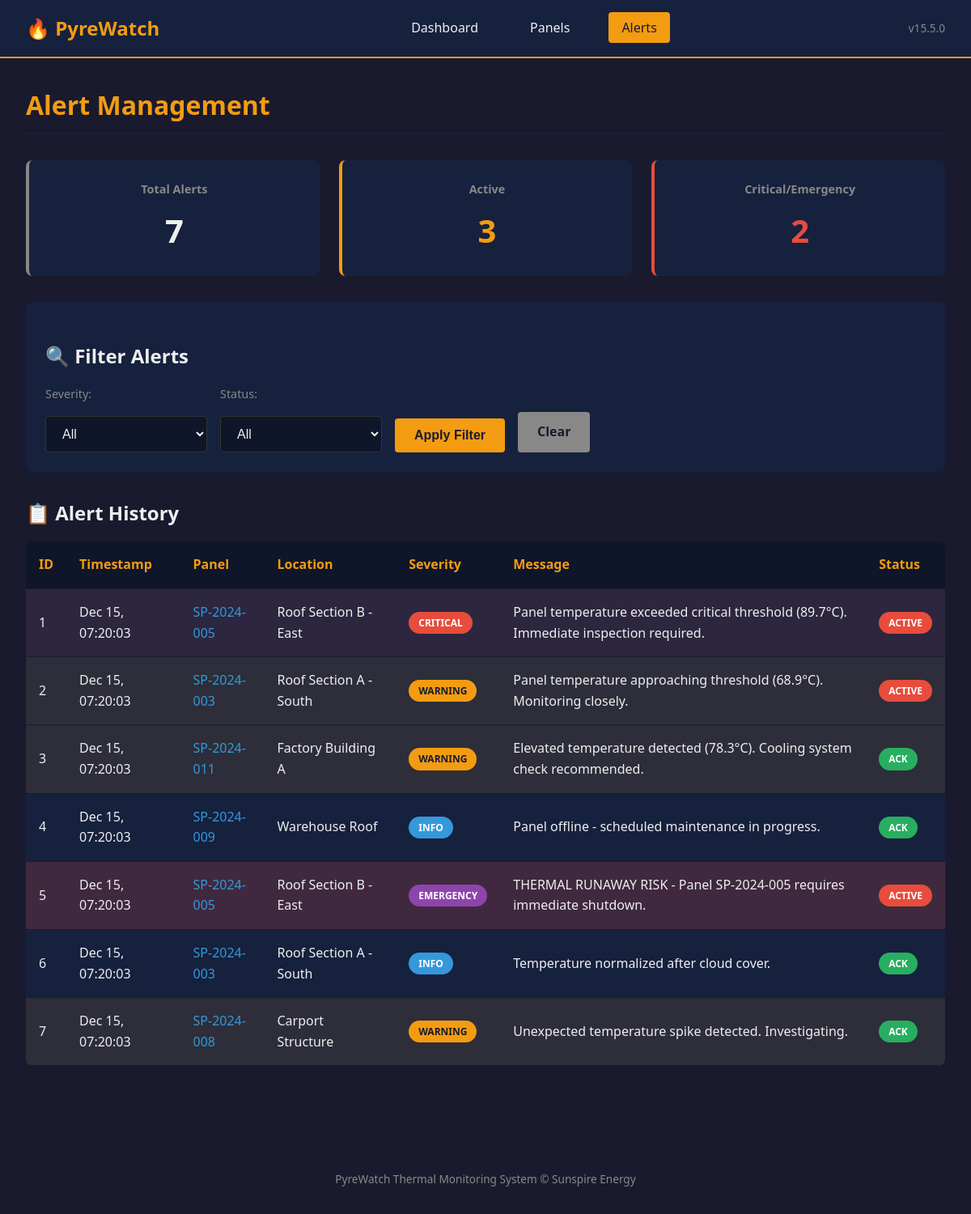
Screenshot of /alerts.php with the database file from the repository.
### tables this page shows
CREATE TABLE alerts (
    alert_id INT PRIMARY KEY AUTO_INCREMENT,
    panel_id INT,
    timestamp TIMESTAMP DEFAULT CURRENT_TIMESTAMP,
    severity ENUM('info', 'warning', 'critical', 'emergency') DEFAULT 'info',
    message TEXT,
    acknowledged BOOLEAN DEFAULT FALSE,
    FOREIGN KEY (panel_id) REFERENCES panels(panel_id)
);

CREATE TABLE panels (
    panel_id INT PRIMARY KEY AUTO_INCREMENT,
    serial_number VARCHAR(50) NOT NULL,
    location VARCHAR(200),
    install_date DATE,
    current_temp DECIMAL(5,2),
    threshold_temp DECIMAL(5,2) DEFAULT 85.00,
    status ENUM('normal', 'warning', 'critical', 'offline') DEFAULT 'normal',
    last_updated TIMESTAMP DEFAULT CURRENT_TIMESTAMP ON UPDATE CURRENT_TIMESTAMP
);

### alerts.php (the view, shortened to what this page needs)
<?php
$conn = getDbConnection();
$query = "SELECT a.*, p.serial_number, p.location FROM alerts a JOIN panels p ON a.panel_id = p.panel_id";
$query .= " ORDER BY a.timestamp DESC LIMIT 50";
$alerts = $conn->query($query);
$stats = $conn->query("
    SELECT
        COUNT(*) as total,
        SUM(CASE WHEN acknowledged = FALSE THEN 1 ELSE 0 END) as active,
        SUM(CASE WHEN severity = 'critical' OR severity = 'emergency' THEN 1 ELSE 0 END) as critical
    FROM alerts
")->fetch_assoc();
?>
<!DOCTYPE html>
<html lang="en">
<head>
    <link rel="stylesheet" href="style.css">
</head>
<body>
    <nav class="navbar">
        <div class="nav-brand">🔥 <?php echo SITE_NAME; ?></div>
        <ul class="nav-links">
            <li><a href="index.php">Dashboard</a></li>
            <li><a href="panels.php">Panels</a></li>
            <li><a href="alerts.php" class="active">Alerts</a></li>
        </ul>
        <div class="nav-info">
            <span class="version">v<?php echo SITE_VERSION; ?></span>
        </div>
    </nav>
    <main class="container">
        <h1>Alert Management</h1>
        <section class="status-grid small">
            <div class="status-card">
                <h3>Total Alerts</h3>
                <span class="count"><?php echo $stats['total']; ?></span>
            </div>
            <div class="status-card warning">
                <h3>Active</h3>
                <span class="count"><?php echo $stats['active']; ?></span>
            </div>
            <div class="status-card critical">
                <h3>Critical/Emergency</h3>
                <span class="count"><?php echo $stats['critical']; ?></span>
            </div>
        </section>
        <section class="filter-panel">
            <h2>🔍 Filter Alerts</h2>
            <form method="GET" action="alerts.php" class="filter-form">
                <div class="form-group">
                    <label for="severity">Severity:</label>
                    <select name="severity" id="severity">
                        <option value="">All</option>
                    </select>
                </div>
                <div class="form-group">
                    <label for="status">Status:</label>
                    <select name="status" id="status">
                        <option value="">All</option>
                    </select>
                </div>
                <button type="submit" class="btn">Apply Filter</button>
                <a href="alerts.php" class="btn btn-secondary">Clear</a>
            </form>
        </section>
        <section class="alerts-list">
            <h2>📋 Alert History</h2>
            <?php if ($alerts->num_rows > 0): ?>
            <table class="data-table">
                <thead>
                    <tr>
                        <th>ID</th>
                        <th>Timestamp</th>
                        <th>Panel</th>
                        <th>Location</th>
                        <th>Severity</th>
                        <th>Message</th>
                        <th>Status</th>
                    </tr>
                </thead>
                <tbody>
                    <?php while ($alert = $alerts->fetch_assoc()): ?>
                    <tr class="severity-<?php echo $alert['severity']; ?>">
                        <td><?php echo $alert['alert_id']; ?></td>
                        <td><?php echo date('M j, H:i:s', strtotime($alert['timestamp'])); ?></td>
                        <td><a href="panels.php?id=<?php echo $alert['panel_id']; ?>"><?php echo htmlspecialchars($alert['serial_number']); ?></a></td>
                        <td><?php echo htmlspecialchars($alert['location']); ?></td>
                        <td><span class="badge <?php echo $alert['severity']; ?>"><?php echo strtoupper($alert['severity']); ?></span></td>
                        <td><?php echo htmlspecialchars($alert['message']); ?></td>
                        <td>
                            <?php if ($alert['acknowledged']): ?>
                            <span class="badge status-active">ACK</span>
                            <?php else: ?>
                            <span class="badge status-failed">ACTIVE</span>
                            <?php endif; ?>
                        </td>
                    </tr>
                    <?php endwhile; ?>
                </tbody>
            </table>
            <?php else: ?>
            <p class="no-data">No alerts match the selected filters.</p>
            <?php endif; ?>
        </section>
    </main>
    <footer>
        <p>PyreWatch Thermal Monitoring System &copy; Sunspire Energy</p>
    </footer>
</body>
</html>

### rows the page displays
alerts: alert_id "1", timestamp "Dec 15, 07:20:03", panel.serial_number "SP-2024-005", panel.location "Roof Section B - East", severity "CRITICAL", message "Panel temperature exceeded critical threshold (89.7°C). Immediate inspection required.", acknowledged "ACTIVE"
alerts: alert_id "2", timestamp "Dec 15, 07:20:03", panel.serial_number "SP-2024-003", panel.location "Roof Section A - South", severity "WARNING", message "Panel temperature approaching threshold (68.9°C). Monitoring closely.", acknowledged "ACTIVE"
alerts: alert_id "3", timestamp "Dec 15, 07:20:03", panel.serial_number "SP-2024-011", panel.location "Factory Building A", severity "WARNING", message "Elevated temperature detected (78.3°C). Cooling system check recommended.", acknowledged "ACK"
alerts: alert_id "4", timestamp "Dec 15, 07:20:03", panel.serial_number "SP-2024-009", panel.location "Warehouse Roof", severity "INFO", message "Panel offline - scheduled maintenance in progress.", acknowledged "ACK"
alerts: alert_id "5", timestamp "Dec 15, 07:20:03", panel.serial_number "SP-2024-005", panel.location "Roof Section B - East", severity "EMERGENCY", message "THERMAL RUNAWAY RISK - Panel SP-2024-005 requires immediate shutdown.", acknowledged "ACTIVE"
alerts: alert_id "6", timestamp "Dec 15, 07:20:03", panel.serial_number "SP-2024-003", panel.location "Roof Section A - South", severity "INFO", message "Temperature normalized after cloud cover.", acknowledged "ACK"
alerts: alert_id "7", timestamp "Dec 15, 07:20:03", panel.serial_number "SP-2024-008", panel.location "Carport Structure", severity "WARNING", message "Unexpected temperature spike detected. Investigating.", acknowledged "ACK"

### other values shown
SITE_NAME "PyreWatch"
SITE_VERSION "15.5.0"
$stats['total'] "7"
$stats['active'] "3"
$stats['critical'] "2"
